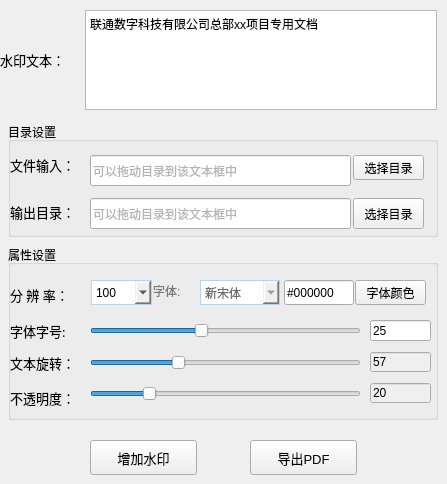
       <widget class="QWidget" name="tab">
        <property name="styleSheet">
         <string notr="true"/>
        </property>
        <attribute name="title">
         <string>水印操作</string>
        </attribute>
        <widget class="QPushButton" name="btnSelectOutput">
         <property name="geometry">
          <rect>
           <x>353</x>
           <y>198</y>
           <width>71</width>
           <height>31</height>
          </rect>
         </property>
         <property name="styleSheet">
          <string notr="true"/>
         </property>
         <property name="text">
          <string>选择目录</string>
         </property>
        </widget>
        <widget class="QComboBox" name="cBoxFont">
         <property name="geometry">
          <rect>
           <x>200</x>
           <y>280</y>
           <width>80</width>
           <height>25</height>
          </rect>
         </property>
         <property name="layoutDirection">
          <enum>Qt::LeftToRight</enum>
         </property>
         <property name="styleSheet">
          <string notr="true">color: rgb(107, 107, 107);
font: 10pt &quot;等线&quot;;
border: 1px solid #b8d4f0;</string>
         </property>
         <item>
          <property name="text">
           <string>新宋体</string>
          </property>
         </item>
         <item>
          <property name="text">
           <string>楷体</string>
          </property>
         </item>
         <item>
          <property name="text">
           <string>仿宋</string>
          </property>
         </item>
         <item>
          <property name="text">
           <string>黑体</string>
          </property>
         </item>
        </widget>
        <widget class="QLineEdit" name="lineEditRotate">
         <property name="enabled">
          <bool>false</bool>
         </property>
         <property name="geometry">
          <rect>
           <x>370</x>
           <y>352</y>
           <width>61</width>
           <height>20</height>
          </rect>
         </property>
         <property name="styleSheet">
          <string notr="true">color: rgb(0, 0, 0);</string>
         </property>
         <property name="text">
          <string>57</string>
         </property>
         <property name="readOnly">
          <bool>true</bool>
         </property>
        </widget>
        <widget class="QLabel" name="labInput">
         <property name="geometry">
          <rect>
           <x>10</x>
           <y>155</y>
           <width>81</width>
           <height>20</height>
          </rect>
         </property>
         <property name="font">
          <font>
           <family>等线</family>
           <pointsize>10</pointsize>
           <weight>50</weight>
           <italic>false</italic>
           <bold>false</bold>
          </font>
         </property>
         <property name="styleSheet">
          <string notr="true">
font: 10pt &quot;等线&quot;;</string>
         </property>
         <property name="text">
          <string>文件输入：</string>
         </property>
        </widget>
        <widget class="CustomLineEdit" name="lineEditColor">
         <property name="geometry">
          <rect>
           <x>284</x>
           <y>280</y>
           <width>70</width>
           <height>25</height>
          </rect>
         </property>
         <property name="toolTip">
          <string>&lt;html&gt;&lt;head/&gt;&lt;body&gt;&lt;p&gt;&lt;span style=&quot; color:#0055ff;&quot;&gt;设置水印文本的颜色&lt;/span&gt;&lt;/p&gt;&lt;/body&gt;&lt;/html&gt;</string>
         </property>
         <property name="styleSheet">
          <string notr="true">color: rgb(0, 0, 0);</string>
         </property>
         <property name="text">
          <string>#000000</string>
         </property>
         <property name="readOnly">
          <bool>true</bool>
         </property>
        </widget>
        <widget class="CustomLineEdit" name="lineEditOutput">
         <property name="geometry">
          <rect>
           <x>90</x>
           <y>198</y>
           <width>261</width>
           <height>31</height>
          </rect>
         </property>
         <property name="styleSheet">
          <string notr="true">color: rgb(103, 103, 103);</string>
         </property>
         <property name="text">
          <string/>
         </property>
         <property name="placeholderText">
          <string>可以拖动目录到该文本框中</string>
         </property>
        </widget>
        <widget class="QLabel" name="labOutput_4">
         <property name="geometry">
          <rect>
           <x>10</x>
           <y>383</y>
           <width>81</width>
           <height>30</height>
          </rect>
         </property>
         <property name="font">
          <font>
           <family>等线</family>
           <pointsize>10</pointsize>
           <weight>50</weight>
           <italic>false</italic>
           <bold>false</bold>
          </font>
         </property>
         <property name="styleSheet">
          <string notr="true">
font: 10pt &quot;等线&quot;;</string>
         </property>
         <property name="text">
          <string>不透明度：</string>
         </property>
        </widget>
        <widget class="QLineEdit" name="lineEditOpacity">
         <property name="enabled">
          <bool>false</bool>
         </property>
         <property name="geometry">
          <rect>
           <x>370</x>
           <y>383</y>
           <width>61</width>
           <height>20</height>
          </rect>
         </property>
         <property name="styleSheet">
          <string notr="true">color: rgb(0, 0, 0);</string>
         </property>
         <property name="text">
          <string>20</string>
         </property>
         <property name="readOnly">
          <bool>true</bool>
         </property>
        </widget>
        <widget class="QLabel" name="labOutput_3">
         <property name="geometry">
          <rect>
           <x>10</x>
           <y>352</y>
           <width>81</width>
           <height>22</height>
          </rect>
         </property>
         <property name="font">
          <font>
           <family>等线</family>
           <pointsize>10</pointsize>
           <weight>50</weight>
           <italic>false</italic>
           <bold>false</bold>
          </font>
         </property>
         <property name="styleSheet">
          <string notr="true">
font: 10pt &quot;等线&quot;;</string>
         </property>
         <property name="text">
          <string>文本旋转：</string>
         </property>
        </widget>
        <widget class="QPushButton" name="btnSelectInput">
         <property name="geometry">
          <rect>
           <x>353</x>
           <y>155</y>
           <width>71</width>
           <height>25</height>
          </rect>
         </property>
         <property name="styleSheet">
          <string notr="true"/>
         </property>
         <property name="text">
          <string>选择目录</string>
         </property>
        </widget>
        <widget class="QLabel" name="labOutput_2">
         <property name="geometry">
          <rect>
           <x>10</x>
           <y>280</y>
           <width>81</width>
           <height>30</height>
          </rect>
         </property>
         <property name="font">
          <font>
           <family>等线</family>
           <pointsize>10</pointsize>
           <weight>50</weight>
           <italic>false</italic>
           <bold>false</bold>
          </font>
         </property>
         <property name="styleSheet">
          <string notr="true">
font: 10pt &quot;等线&quot;;</string>
         </property>
         <property name="text">
          <string>分 辨 率：</string>
         </property>
        </widget>
        <widget class="QLabel" name="label">
         <property name="geometry">
          <rect>
           <x>153</x>
           <y>280</y>
           <width>51</width>
           <height>22</height>
          </rect>
         </property>
         <property name="styleSheet">
          <string notr="true">color: rgb(121, 121, 121);
font: 10pt &quot;等线&quot;;</string>
         </property>
         <property name="text">
          <string>字体:</string>
         </property>
        </widget>
        <widget class="QPushButton" name="btnColorSelect">
         <property name="geometry">
          <rect>
           <x>355</x>
           <y>280</y>
           <width>71</width>
           <height>25</height>
          </rect>
         </property>
         <property name="styleSheet">
          <string notr="true"/>
         </property>
         <property name="text">
          <string>字体颜色</string>
         </property>
        </widget>
        <widget class="QPushButton" name="btnAddWater">
         <property name="geometry">
          <rect>
           <x>90</x>
           <y>440</y>
           <width>107</width>
           <height>35</height>
          </rect>
         </property>
         <property name="font">
          <font>
           <pointsize>10</pointsize>
          </font>
         </property>
         <property name="toolTip">
          <string>&lt;html&gt;&lt;head/&gt;&lt;body&gt;&lt;p&gt;&lt;span style=&quot; color:#0055ff;&quot;&gt;为源PDF文件增加水印文本&lt;/span&gt;&lt;/p&gt;&lt;/body&gt;&lt;/html&gt;</string>
         </property>
         <property name="styleSheet">
          <string notr="true"/>
         </property>
         <property name="text">
          <string>增加水印</string>
         </property>
        </widget>
        <widget class="QLabel" name="labOutput">
         <property name="geometry">
          <rect>
           <x>10</x>
           <y>197</y>
           <width>81</width>
           <height>30</height>
          </rect>
         </property>
         <property name="font">
          <font>
           <family>等线</family>
           <pointsize>10</pointsize>
           <weight>50</weight>
           <italic>false</italic>
           <bold>false</bold>
          </font>
         </property>
         <property name="styleSheet">
          <string notr="true">
font: 10pt &quot;等线&quot;;</string>
         </property>
         <property name="text">
          <string>输出目录：</string>
         </property>
        </widget>
        <widget class="CustomLineEdit" name="lineEditInput">
         <property name="geometry">
          <rect>
           <x>90</x>
           <y>155</y>
           <width>261</width>
           <height>31</height>
          </rect>
         </property>
         <property name="styleSheet">
          <string notr="true">color: rgb(103, 103, 103);</string>
         </property>
         <property name="text">
          <string/>
         </property>
         <property name="placeholderText">
          <string>可以拖动目录到该文本框中</string>
         </property>
        </widget>
        <widget class="CustomSlider" name="sliderOpacity">
         <property name="geometry">
          <rect>
           <x>90</x>
           <y>383</y>
           <width>271</width>
           <height>22</height>
          </rect>
         </property>
         <property name="singleStep">
          <number>0</number>
         </property>
         <property name="value">
          <number>20</number>
         </property>
         <property name="sliderPosition">
          <number>20</number>
         </property>
         <property name="orientation">
          <enum>Qt::Horizontal</enum>
         </property>
        </widget>
        <widget class="CustomSlider" name="sliderRotate">
         <property name="geometry">
          <rect>
           <x>90</x>
           <y>352</y>
           <width>271</width>
           <height>22</height>
          </rect>
         </property>
         <property name="minimum">
          <number>0</number>
         </property>
         <property name="maximum">
          <number>180</number>
         </property>
         <property name="singleStep">
          <number>0</number>
         </property>
         <property name="pageStep">
          <number>10</number>
         </property>
         <property name="value">
          <number>57</number>
         </property>
         <property name="sliderPosition">
          <number>57</number>
         </property>
         <property name="orientation">
          <enum>Qt::Horizontal</enum>
         </property>
        </widget>
        <widget class="QPushButton" name="btnExportPDF">
         <property name="geometry">
          <rect>
           <x>250</x>
           <y>440</y>
           <width>107</width>
           <height>35</height>
          </rect>
         </property>
         <property name="font">
          <font>
           <pointsize>10</pointsize>
          </font>
         </property>
         <property name="toolTip">
          <string>&lt;html&gt;&lt;head/&gt;&lt;body&gt;&lt;p&gt;&lt;span style=&quot; font-size:10pt; color:#0055ff;&quot;&gt;将增加过水印的PDF导出为图片PDF&lt;/span&gt;&lt;/p&gt;&lt;/body&gt;&lt;/html&gt;</string>
         </property>
         <property name="styleSheet">
          <string notr="true"/>
         </property>
         <property name="text">
          <string>导出PDF</string>
         </property>
        </widget>
        <widget class="QComboBox" name="cBoxResolution">
         <property name="geometry">
          <rect>
           <x>91</x>
           <y>280</y>
           <width>61</width>
           <height>25</height>
          </rect>
         </property>
         <property name="toolTip">
          <string>&lt;html&gt;&lt;head/&gt;&lt;body&gt;&lt;p&gt;&lt;span style=&quot; color:#0055ff;&quot;&gt;影响导出pdf的清晰度， 数值越高清晰度越高，导出文件越大。&lt;/span&gt;&lt;/p&gt;&lt;/body&gt;&lt;/html&gt;</string>
         </property>
         <property name="styleSheet">
          <string notr="true">border: 1px solid #b8d4f0;</string>
         </property>
         <property name="editable">
          <bool>false</bool>
         </property>
         <item>
          <property name="text">
           <string>100</string>
          </property>
         </item>
         <item>
          <property name="text">
           <string>300</string>
          </property>
         </item>
         <item>
          <property name="text">
           <string>150</string>
          </property>
         </item>
         <item>
          <property name="text">
           <string>120</string>
          </property>
         </item>
         <item>
          <property name="text">
           <string>90</string>
          </property>
         </item>
         <item>
          <property name="text">
           <string>72</string>
          </property>
         </item>
        </widget>
        <widget class="CustomLineEdit" name="lineEdit_fs">
         <property name="geometry">
          <rect>
           <x>370</x>
           <y>320</y>
           <width>61</width>
           <height>21</height>
          </rect>
         </property>
         <property name="toolTip">
          <string>&lt;html&gt;&lt;head/&gt;&lt;body&gt;&lt;p&gt;&lt;span style=&quot; color:#0055ff;&quot;&gt;单行文本时忽略字号属性&lt;/span&gt;&lt;/p&gt;&lt;/body&gt;&lt;/html&gt;</string>
         </property>
         <property name="styleSheet">
          <string notr="true">color: rgb(0, 0, 0);</string>
         </property>
         <property name="text">
          <string>25</string>
         </property>
         <property name="readOnly">
          <bool>true</bool>
         </property>
        </widget>
        <widget class="QLabel" name="label_2">
         <property name="geometry">
          <rect>
           <x>10</x>
           <y>320</y>
           <width>81</width>
           <height>22</height>
          </rect>
         </property>
         <property name="font">
          <font>
           <family>等线</family>
           <pointsize>10</pointsize>
           <weight>50</weight>
           <italic>false</italic>
           <bold>false</bold>
          </font>
         </property>
         <property name="styleSheet">
          <string notr="true">
font: 10pt &quot;等线&quot;;</string>
         </property>
         <property name="text">
          <string>字体字号:</string>
         </property>
        </widget>
        <widget class="CustomSlider" name="sliderFontsize">
         <property name="geometry">
          <rect>
           <x>90</x>
           <y>320</y>
           <width>271</width>
           <height>22</height>
          </rect>
         </property>
         <property name="minimum">
          <number>8</number>
         </property>
         <property name="maximum">
          <number>50</number>
         </property>
         <property name="singleStep">
          <number>0</number>
         </property>
         <property name="value">
          <number>25</number>
         </property>
         <property name="sliderPosition">
          <number>25</number>
         </property>
         <property name="orientation">
          <enum>Qt::Horizontal</enum>
         </property>
        </widget>
        <widget class="QGroupBox" name="groupBox">
         <property name="geometry">
          <rect>
           <x>8</x>
           <y>122</y>
           <width>430</width>
           <height>115</height>
          </rect>
         </property>
         <property name="title">
          <string>目录设置</string>
         </property>
        </widget>
        <widget class="QGroupBox" name="groupBox_2">
         <property name="geometry">
          <rect>
           <x>8</x>
           <y>245</y>
           <width>430</width>
           <height>175</height>
          </rect>
         </property>
         <property name="title">
          <string>属性设置</string>
         </property>
        </widget>
        <widget class="CustomTextEdit" name="lineEditWaterText">
         <property name="geometry">
          <rect>
           <x>85</x>
           <y>10</y>
           <width>352</width>
           <height>100</height>
          </rect>
         </property>
         <property name="html">
          <string>&lt;!DOCTYPE HTML PUBLIC &quot;-//W3C//DTD HTML 4.0//EN&quot; &quot;http://www.w3.org/TR/REC-html40/strict.dtd&quot;&gt;
&lt;html&gt;&lt;head&gt;&lt;meta name=&quot;qrichtext&quot; content=&quot;1&quot; /&gt;&lt;style type=&quot;text/css&quot;&gt;
p, li { white-space: pre-wrap; }
&lt;/style&gt;&lt;/head&gt;&lt;body style=&quot; font-family:'SimSun'; font-size:9pt; font-weight:400; font-style:normal;&quot;&gt;
&lt;p style=&quot; margin-top:0px; margin-bottom:0px; margin-left:0px; margin-right:0px; -qt-block-indent:0; text-indent:0px;&quot;&gt;&lt;span style=&quot; font-family:'Microsoft YaHei UI';&quot;&gt;联通数字科技有限公司总部xx项目专用文档&lt;/span&gt;&lt;/p&gt;&lt;/body&gt;&lt;/html&gt;</string>
         </property>
        </widget>
        <widget class="QLabel" name="labInput_9">
         <property name="geometry">
          <rect>
           <x>0</x>
           <y>50</y>
           <width>81</width>
           <height>20</height>
          </rect>
         </property>
         <property name="font">
          <font>
           <family>等线</family>
           <pointsize>10</pointsize>
           <weight>50</weight>
           <italic>false</italic>
           <bold>false</bold>
          </font>
         </property>
         <property name="styleSheet">
          <string notr="true">
font: 10pt &quot;等线&quot;;</string>
         </property>
         <property name="text">
          <string>水印文本：</string>
         </property>
        </widget>
        <zorder>groupBox_2</zorder>
        <zorder>groupBox</zorder>
        <zorder>labOutput</zorder>
        <zorder>btnSelectOutput</zorder>
        <zorder>lineEditRotate</zorder>
        <zorder>labInput</zorder>
        <zorder>lineEditOutput</zorder>
        <zorder>labOutput_4</zorder>
        <zorder>lineEditOpacity</zorder>
        <zorder>labOutput_3</zorder>
        <zorder>btnSelectInput</zorder>
        <zorder>labOutput_2</zorder>
        <zorder>label</zorder>
        <zorder>btnColorSelect</zorder>
        <zorder>btnAddWater</zorder>
        <zorder>lineEditInput</zorder>
        <zorder>sliderOpacity</zorder>
        <zorder>sliderRotate</zorder>
        <zorder>btnExportPDF</zorder>
        <zorder>cBoxResolution</zorder>
        <zorder>lineEditColor</zorder>
        <zorder>cBoxFont</zorder>
        <zorder>lineEdit_fs</zorder>
        <zorder>sliderFontsize</zorder>
        <zorder>label_2</zorder>
        <zorder>lineEditWaterText</zorder>
        <zorder>labInput_9</zorder>
       </widget>
